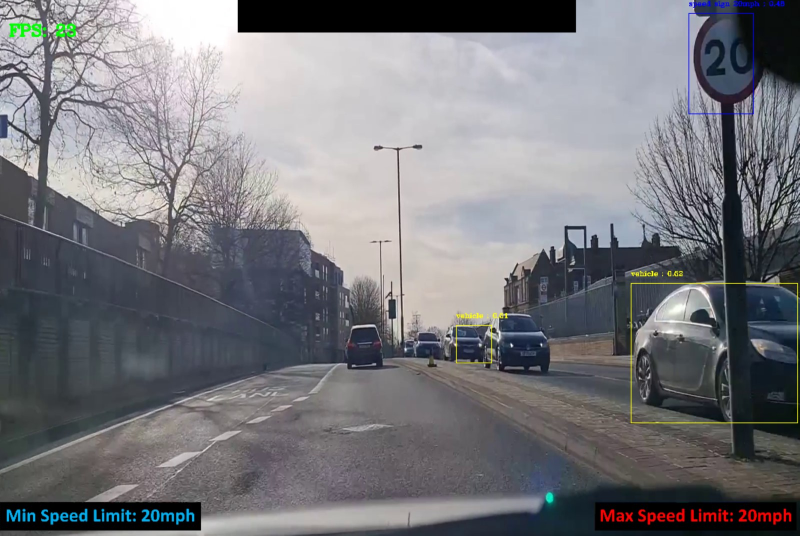
#> input picture test_vids_and_imgs/ss11.jpg, 1599 x 1072 px, found by its file name (shown at 1/2 size)
$ python colourdetection.py
#> lines starting #> are read from the running program, lines starting #| are printed output that depends on the picture
import cv2
import numpy as np

# traffic light detection

testpic = "data/ss11.jpg"
#trackbar callback fucntion to update HSV value
def callback(x):
	global H_low,H_high,S_low,S_high,V_low,V_high
	#assign trackbar position value to H,S,V High and low variable
	H_low = cv2.getTrackbarPos('low H','controls')
	H_high = cv2.getTrackbarPos('high H','controls')
	S_low = cv2.getTrackbarPos('low S','controls')
	S_high = cv2.getTrackbarPos('high S','controls')
	V_low = cv2.getTrackbarPos('low V','controls')
	V_high = cv2.getTrackbarPos('high V','controls')


#create a seperate window named 'controls' for trackbar
cv2.namedWindow('controls',2)
cv2.resizeWindow("controls", 550,10)


#global variable
H_low = 0
H_high = 179
S_low= 0
S_high = 255
V_low= 0
V_high = 255

#create trackbars for high,low H,S,V
cv2.createTrackbar('low H','controls',0,179,callback)
cv2.createTrackbar('high H','controls',179,179,callback)

cv2.createTrackbar('low S','controls',0,255,callback)
cv2.createTrackbar('high S','controls',255,255,callback)

cv2.createTrackbar('low V','controls',0,255,callback)
cv2.createTrackbar('high V','controls',255,255,callback)


while(1):
	#read source image
	img=cv2.imread(testpic)
#> img is the input picture: shape (1072, 1599, 3); mean B, G, R 123.9, 119.4, 119.1
	img = cv2.resize(img,(416,416),fx=0,fy=0, interpolation = cv2.INTER_CUBIC)
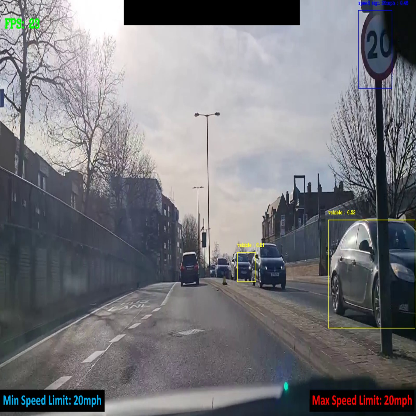
#> img: shape (416, 416, 3); mean B, G, R 123.9, 119.4, 119.1

	#convert sourece image to HSC color mode
	hsv = cv2.cvtColor(img, cv2.COLOR_BGR2HSV)
#> hsv: shape (416, 416, 3); mean H, S, V 94.6, 35.8, 127.4

	#
	hsv_low = np.array([H_low, S_low, V_low], np.uint8)
	hsv_high = np.array([H_high, S_high, V_high], np.uint8)

	#making mask for hsv range
	mask = cv2.inRange(hsv, hsv_low, hsv_high)
#> mask: shape (416, 416); every value is 255
	print (mask)
#> (printed output is left out)
	#masking HSV value selected color becomes black
	res = cv2.bitwise_and(img, img, mask=mask)


	#show image
	cv2.imshow('mask',mask)
	cv2.imshow('res',res)

	#waitfor the user to press escape and break the while loop
	k = cv2.waitKey(1) & 0xFF
#> (key Esc is pressed here)
	if k == 27:
		break

#destroys all window
cv2.destroyAllWindows()

$ run again, with test_vids_and_imgs/ss1.jpg copied over test_vids_and_imgs/ss11.jpg
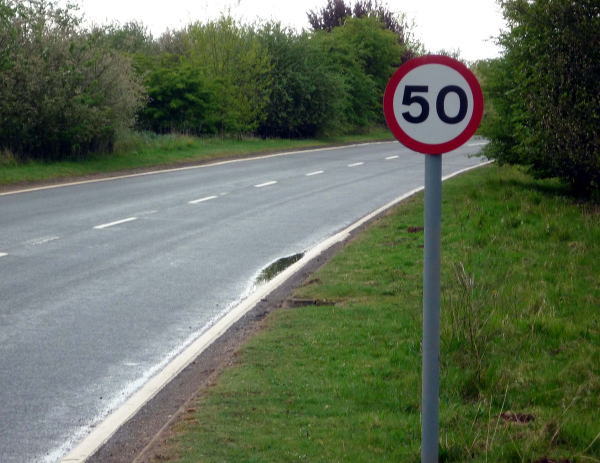
#> input picture test_vids_and_imgs/ss1.jpg, 1200 x 926 px, found by its file name (shown at 1/2 size)
#> img is the input picture: shape (926, 1200, 3); mean B, G, R 89.5, 109.8, 99.2
#> `img = cv2.resize(img,(416,416),fx=0,fy=0, interpolation = cv2.INTER_CU..`:
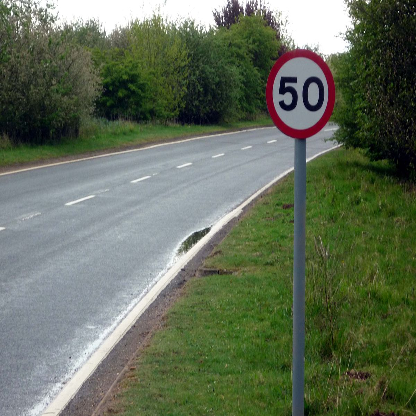
#> img: shape (416, 416, 3); mean B, G, R 89.5, 109.8, 99.2
#> hsv: shape (416, 416, 3); mean H, S, V 62.6, 92, 113.7
#> mask: shape (416, 416); every value is 255
#> (printed output is left out)

$ run again, with test_vids_and_imgs/ss10.jpg copied over test_vids_and_imgs/ss11.jpg
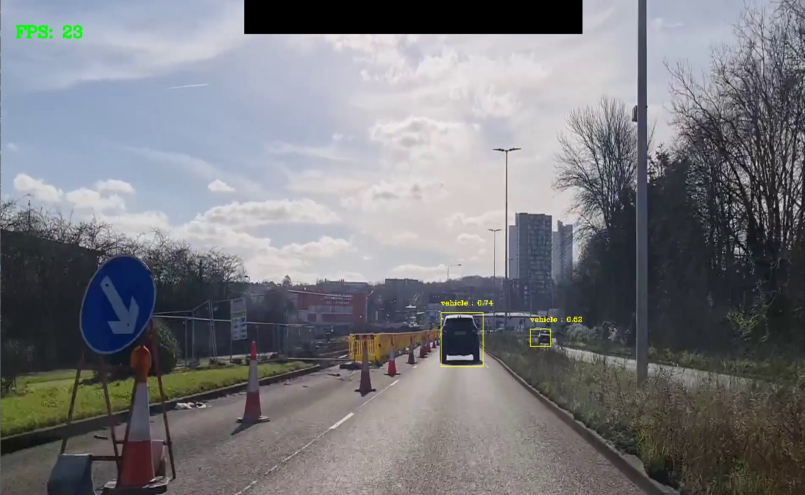
#> input picture test_vids_and_imgs/ss10.jpg, 1609 x 990 px, found by its file name (shown at 1/2 size)
#> img is the input picture: shape (990, 1609, 3); mean B, G, R 126.3, 121.3, 120.6
#> `img = cv2.resize(img,(416,416),fx=0,fy=0, interpolation = cv2.INTER_CU..`:
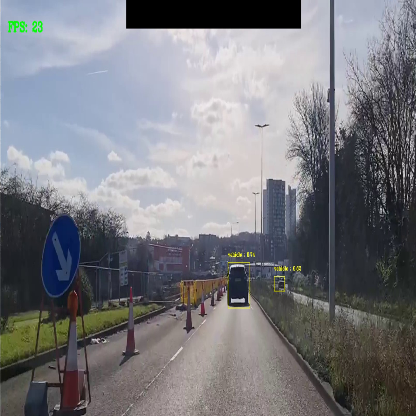
#> img: shape (416, 416, 3); mean B, G, R 126.4, 121.4, 120.7
#> hsv: shape (416, 416, 3); mean H, S, V 90, 36.9, 131.4
#> mask: shape (416, 416); every value is 255
#> (printed output is left out)

$ run again, with test_vids_and_imgs/ss12.jpg copied over test_vids_and_imgs/ss11.jpg
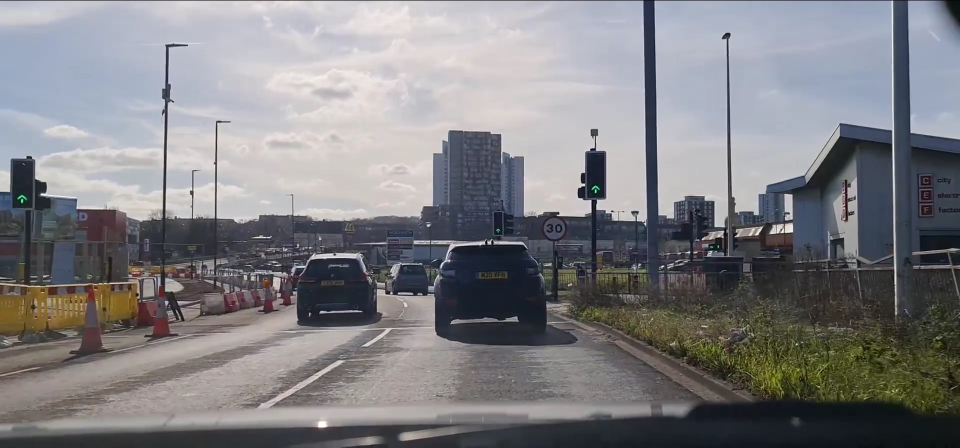
#> input picture test_vids_and_imgs/ss12.jpg, 1920 x 895 px, found by its file name (shown at 1/2 size)
#> img is the input picture: shape (895, 1920, 3); mean B, G, R 131, 127.7, 128
#> `img = cv2.resize(img,(416,416),fx=0,fy=0, interpolation = cv2.INTER_CU..`:
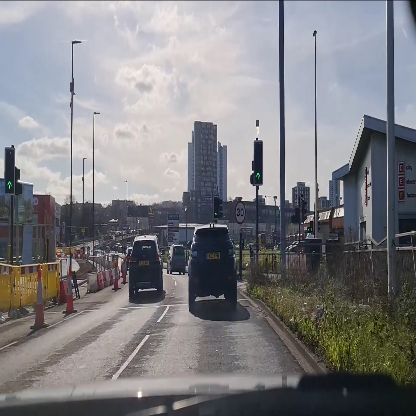
#> img: shape (416, 416, 3); mean B, G, R 131, 127.6, 128
#> hsv: shape (416, 416, 3); mean H, S, V 86.4, 38.2, 136.7
#> mask: shape (416, 416); every value is 255
#> (printed output is left out)
